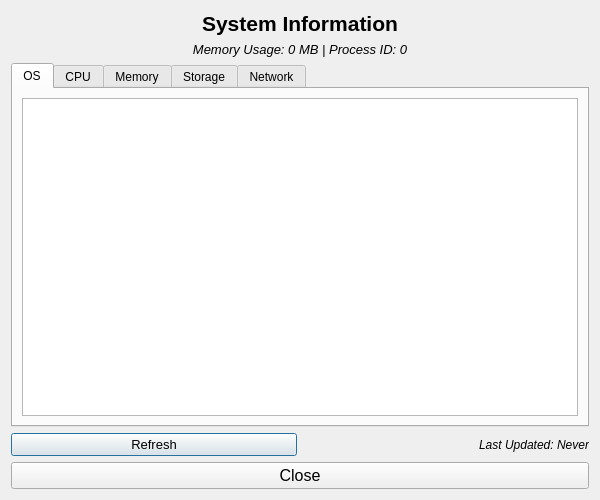
<?xml version="1.0" encoding="UTF-8"?>
<ui version="4.0">
 <class>SystemInfo</class>
 <widget class="QDialog" name="SystemInfo">
  <property name="geometry">
   <rect>
    <x>0</x>
    <y>0</y>
    <width>600</width>
    <height>500</height>
   </rect>
  </property>
  <property name="windowTitle">
   <string>Mini OS - System Information</string>
  </property>
  <layout class="QVBoxLayout" name="verticalLayout">
   <item>
    <widget class="QLabel" name="titleLabel">
     <property name="font">
      <font>
       <family>Arial</family>
       <pointsize>16</pointsize>
       <weight>75</weight>
       <bold>true</bold>
      </font>
     </property>
     <property name="text">
      <string>System Information</string>
     </property>
     <property name="alignment">
      <set>Qt::AlignCenter</set>
     </property>
    </widget>
   </item>
   <item>
    <widget class="QLabel" name="resourceLabel">
     <property name="font">
      <font>
       <family>Arial</family>
       <pointsize>10</pointsize>
       <italic>true</italic>
      </font>
     </property>
     <property name="text">
      <string>Memory Usage: 0 MB | Process ID: 0</string>
     </property>
     <property name="alignment">
      <set>Qt::AlignCenter</set>
     </property>
    </widget>
   </item>
   <item>
    <widget class="QTabWidget" name="tabWidget">
     <property name="currentIndex">
      <number>0</number>
     </property>
     <widget class="QWidget" name="osTab">
      <attribute name="title">
       <string>OS</string>
      </attribute>
      <layout class="QVBoxLayout" name="verticalLayout_2">
       <item>
        <widget class="QTextEdit" name="osInfoText">
         <property name="readOnly">
          <bool>true</bool>
         </property>
        </widget>
       </item>
      </layout>
     </widget>
     <widget class="QWidget" name="cpuTab">
      <attribute name="title">
       <string>CPU</string>
      </attribute>
      <layout class="QVBoxLayout" name="verticalLayout_3">
       <item>
        <widget class="QTextEdit" name="cpuInfoText">
         <property name="readOnly">
          <bool>true</bool>
         </property>
        </widget>
       </item>
      </layout>
     </widget>
     <widget class="QWidget" name="memoryTab">
      <attribute name="title">
       <string>Memory</string>
      </attribute>
      <layout class="QVBoxLayout" name="verticalLayout_4">
       <item>
        <widget class="QTextEdit" name="memoryInfoText">
         <property name="readOnly">
          <bool>true</bool>
         </property>
        </widget>
       </item>
      </layout>
     </widget>
     <widget class="QWidget" name="storageTab">
      <attribute name="title">
       <string>Storage</string>
      </attribute>
      <layout class="QVBoxLayout" name="verticalLayout_5">
       <item>
        <widget class="QTextEdit" name="storageInfoText">
         <property name="readOnly">
          <bool>true</bool>
         </property>
        </widget>
       </item>
      </layout>
     </widget>
     <widget class="QWidget" name="networkTab">
      <attribute name="title">
       <string>Network</string>
      </attribute>
      <layout class="QVBoxLayout" name="verticalLayout_6">
       <item>
        <widget class="QTextEdit" name="networkInfoText">
         <property name="readOnly">
          <bool>true</bool>
         </property>
        </widget>
       </item>
      </layout>
     </widget>
    </widget>
   </item>
   <item>
    <layout class="QHBoxLayout" name="horizontalLayout">
     <item>
      <widget class="QPushButton" name="refreshButton">
       <property name="font">
        <font>
         <family>Arial</family>
         <pointsize>10</pointsize>
        </font>
       </property>
       <property name="text">
        <string>Refresh</string>
       </property>
      </widget>
     </item>
     <item>
      <widget class="QLabel" name="lastUpdatedLabel">
       <property name="font">
        <font>
         <family>Arial</family>
         <pointsize>9</pointsize>
         <italic>true</italic>
        </font>
       </property>
       <property name="text">
        <string>Last Updated: Never</string>
       </property>
       <property name="alignment">
        <set>Qt::AlignRight|Qt::AlignTrailing|Qt::AlignVCenter</set>
       </property>
      </widget>
     </item>
    </layout>
   </item>
   <item>
    <widget class="QPushButton" name="closeButton">
     <property name="font">
      <font>
       <family>Arial</family>
       <pointsize>12</pointsize>
      </font>
     </property>
     <property name="text">
      <string>Close</string>
     </property>
    </widget>
   </item>
  </layout>
 </widget>
 <resources/>
 <connections/>
</ui>
